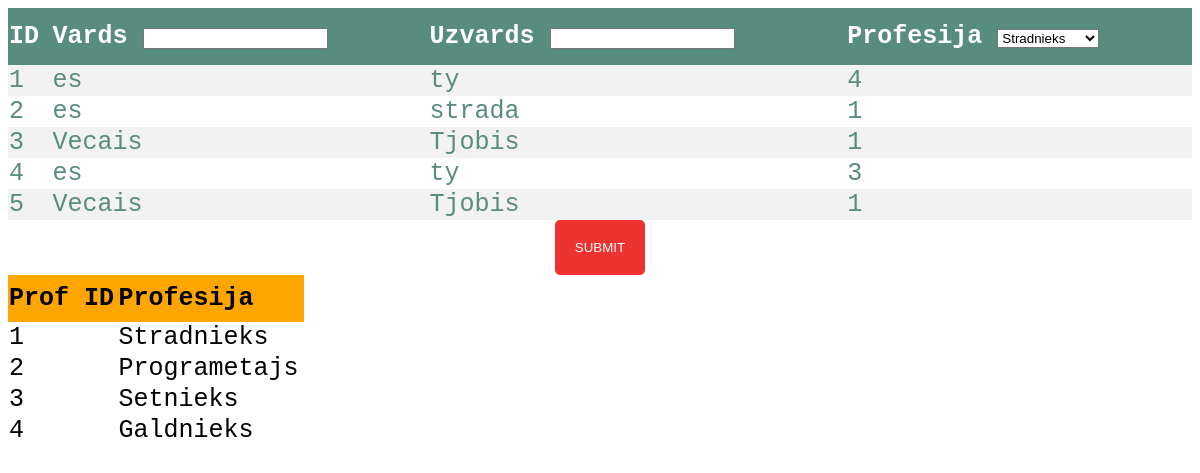
The page / on the database its author committed.
### tables this page shows
CREATE TABLE `table1` (
  `ID` int(11) NOT NULL,
  `Vards` varchar(254) NOT NULL,
  `Uzvards` varchar(254) NOT NULL,
  `Profesija` int(5) NOT NULL
);

CREATE TABLE `profesijas` (
  `Profesijas_ID` int(11) NOT NULL,
  `Profesija` varchar(25) NOT NULL
);

### index.php (the view, shortened to what this page needs)
<!DOCTYPE html>
<html>
<head>
</head>
<body>
<table class="table1">
<tr>
<th>ID</th>
<form action="insert.php" method="post" class="form-style-1">
<th>Vards <input type="text" name="Vards"> </th>
<th>Uzvards <input type="text" name="Uzvards"> </th>
<th>Profesija <select name="Profesija">
  <option value="1">Stradnieks</option>
</select> </th>
</tr>
<?php
$conn = mysqli_connect("localhost", "root", "", "Test123");
$sql = "SELECT ID, Vards, Uzvards, Profesija FROM Table1";
$result = $conn->query($sql);
if ($result->num_rows > 0) {
while($row = $result->fetch_assoc()) {
echo "<tr><td>" . $row["ID"]. "</td><td>" . $row["Vards"] . "</td><td>"
. $row["Uzvards"]. "</td><td>" . $row["Profesija"] . "</td></tr>";
}
echo "</table>";
} else { echo "0 results"; }
?>
<div class="button_cont" align="center">
<input type="submit" style=" " class="button" rel="nofollow noopener">
</div>
</body>
<table class="table2">
	<tr>
		<th> Prof ID </th>
		<th> Profesija </th>
	<?php
$conn = mysqli_connect("localhost", "root", "", "Test123");
$sql = "SELECT Profesijas_ID, Profesija FROM profesijas";
$result = $conn->query($sql);
if ($result->num_rows > 0) {
while($row = $result->fetch_assoc()) {
echo "<tr><td>" . $row["Profesijas_ID"] . "</td><td>" .  $row["Profesija"] . "</td> </tr>";
}
echo "</table>";
} else { echo "0 results"; }
?>

### index.php (style rules this page uses)
.table1 { border-collapse: collapse; width: 100%; color: #588c7e; font-family: monospace; font-size: 25px; text-align: left; }
.table1 th { background-color: #588c7e; color: white; height: 55px; }
.table1 tr:nth-child(even) { background-color: #f2f2f2 }
.table2 { border-collapse: collapse; width: 25%; font-size: 25px; text-align: left; font-family: monospace; }
.table2 th { background-color: orange; height:45px; }
.button { color: #fff !important; text-transform: uppercase; text-decoration: none; background: #ed3330; padding: 20px; border-radius: 5px; display: inline-block; border: none; transition: all 0.4s ease 0s; }

### rows shown on the page
table1: ID "1", Vards "es", Uzvards "ty", Profesija "4"
table1: ID "2", Vards "es", Uzvards "strada", Profesija "1"
table1: ID "3", Vards "Vecais", Uzvards "Tjobis", Profesija "1"
table1: ID "4", Vards "es", Uzvards "ty", Profesija "3"
table1: ID "5", Vards "Vecais", Uzvards "Tjobis", Profesija "1"
profesijas: Profesijas_ID "1", Profesija "Stradnieks"
profesijas: Profesijas_ID "2", Profesija "Programetajs"
profesijas: Profesijas_ID "3", Profesija "Setnieks"
profesijas: Profesijas_ID "4", Profesija "Galdnieks"
